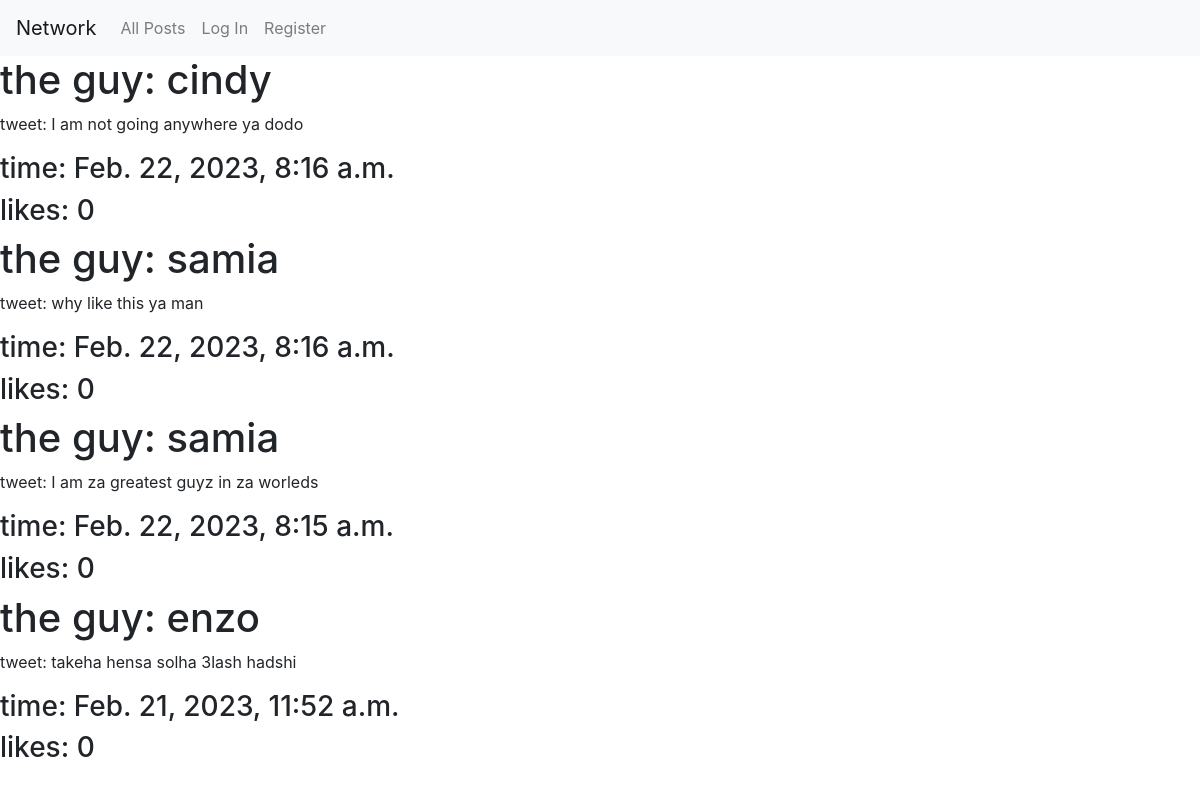
The page / on the database its author committed.
### network/models.py (models this page shows, shortened)
class Post(models.Model):
    publisher = models.ForeignKey(
        User, on_delete=models.CASCADE, related_name="posted_by")
    tweet = models.CharField(max_length=280)
    date_time = models.DateTimeField(auto_now=True)
    likes = models.IntegerField(default=0)

class User(AbstractUser):
    pass

### network/views.py (the view)
# urls.py: path("", views.index, name="index"),
def index(request):
    if request.method == "POST":
        post_form = PostForm(request.POST)
        if post_form.is_valid():
            print("tsee tsee")
            post = post_form.cleaned_data['post']
            Post.objects.create(publisher=request.user, tweet=post)
            return redirect("index")
    else:
        post_form = PostForm()
    all_posts = Post.objects.order_by("-date_time")
    return render(request, "network/index.html", {
        "new_post": post_form,
        "posts": all_posts
    })

### network/templates/network/index.html (shortened to what this page needs)
{% extends "network/layout.html" %}
{% block body %}
{%for post in posts%}
<div>
    <h1>the guy: {{post.publisher}}</h1>
    <p>tweet: {{post.tweet}}</p>
    <h3>time: {{post.date_time}}</h3>
    <h3>likes: {{post.likes}}</h3>
</div>
{%endfor%}
{% endblock %}

### network/templates/network/layout.html (shortened to what this page needs)
{% load static %}
<!DOCTYPE html>
<html lang="en">
<head>
    <link rel="stylesheet" href="https://stackpath.bootstrapcdn.com/bootstrap/4.4.1/css/bootstrap.min.css"
>
    <link href="{% static 'network/styles.css' %}" rel="stylesheet">
</head>
<body>
    <nav class="navbar navbar-expand-lg navbar-light bg-light">
        <a class="navbar-brand" href="#">Network</a>
        <div>
            <ul class="navbar-nav mr-auto">
                <li class="nav-item">
                    <a class="nav-link" href="{% url 'index' %}">All Posts</a>
                </li>
                {% if user.is_authenticated %}
                <li class="nav-item">
                    <a class="nav-link" href="#">Following</a>
                </li>
                <li class="nav-item">
                    <a class="nav-link" href="{% url 'logout' %}">Log Out</a>
                </li>
                {% else %}
                <li class="nav-item">
                    <a class="nav-link" href="{% url 'login' %}">Log In</a>
                </li>
                <li class="nav-item">
                    <a class="nav-link" href="{% url 'register' %}">Register</a>
                </li>
                {% endif %}
            </ul>
        </div>
    </nav>
    <div class="body">
        {% block body %}
        {% endblock %}
    </div>
</body>
</html>

### rows shown on the page
Post: publisher "cindy", tweet "I am not going anywhere ya dodo", date_time "Feb. 22, 2023, 8:16 a.m.", likes "0"
Post: publisher "samia", tweet "why like this ya man", date_time "Feb. 22, 2023, 8:16 a.m.", likes "0"
Post: publisher "samia", tweet "I am za greatest guyz in za worleds", date_time "Feb. 22, 2023, 8:15 a.m.", likes "0"
Post: publisher "enzo", tweet "takeha hensa solha 3lash hadshi", date_time "Feb. 21, 2023, 11:52 a.m.", likes "0"
